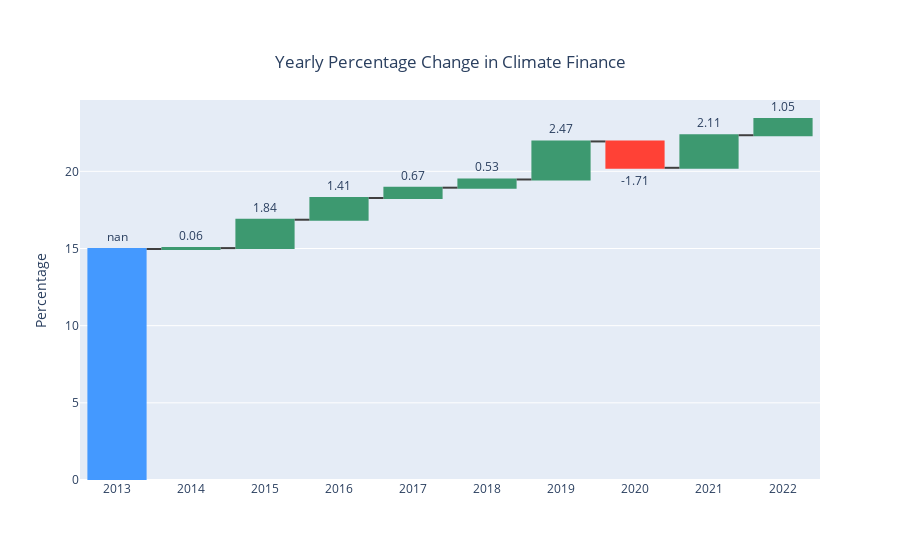

The code cell stored with this chart in its notebook:
### Code cell
globe_waterfall_df = pd.read_csv('../upload_data/globe_waterfall.csv')

initial_value = globe_waterfall_df['Percentage'].iloc[0] - globe_waterfall_df['Change'].iloc[1] # Subtract the first actual change to get the starting point


fig = go.Figure(go.Waterfall(
    name = "20", orientation = "v",
    measure = ["absolute"] + ["relative"] * (len(globe_waterfall_df) - 1), # The first measure is absolute, others are relative
    x = globe_waterfall_df['Year'].astype(str),
    textposition = "outside",
    text = globe_waterfall_df['Change'].round(2).astype(str),
    y = [initial_value] + globe_waterfall_df['Change'].tolist()[1:], # The initial value plus the changes
    connector = {"line":{"color":"rgb(63, 63, 63)"}},
))

fig.update_layout(
        title = {
            'text': "Yearly Percentage Change in Climate Finance",
            'y':0.9,
            'x':0.5,
            'xanchor': 'center',
            'yanchor': 'top'},
        xaxis = {"type":"category"},
        yaxis = {"title":"Percentage"},
)
fig.show()

### Figure 1 — Plotly figure (JSON) as saved in the notebook; plotly's stock layout.template omitted (floating-point values rounded to 4 significant figures)
{"data": [{"connector": {"line": {"color": "rgb(63, 63, 63)"}}, "measure": ["absolute", "relative", "relative", "relative", "relative", "relative", "relative", "relative", "relative", "relative"], "name": "20", "orientation": "v", "text": ["nan", "0.06", "1.84", "1.41", "0.67", "0.53", "2.47", "-1.71", "2.11", "1.05"], "textposition": "outside", "type": "waterfall", "x": ["2013", "2014", "2015", "2016", "2017", "2018", "2019", "2020", "2021", "2022"], "y": [14.97, 0.05978, 1.839, 1.407, 0.6688, 0.531, 2.465, -1.708, 2.111, 1.052]}], "layout": {"title": {"text": "Yearly Percentage Change in Climate Finance", "x": 0.5, "xanchor": "center", "y": 0.9, "yanchor": "top"}, "xaxis": {"type": "category"}, "yaxis": {"title": {"text": "Percentage"}}}}
